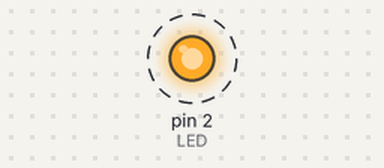
Bench run of a sketch on a simulated Arduino Uno, built with avr-gcc and run on an emulated ATmega328P. On the bench: output pins drawn as LEDs (lit = HIGH). Dashed ring = blinking.

Above: at 0.2 s.
Timing chart, 0 to 3.0 s (numbered marks = the images above):
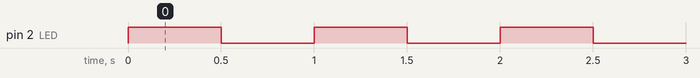

The sketch:

ParpadeoLed.ino
```cpp
int LED = 2;

void setup() {
  pinMode(LED, OUTPUT);
  digitalWrite(LED, LOW);
}

void loop() {
  //Se envían 5 volts al pin 2
  digitalWrite(LED,HIGH);
  //Durante medio segundo espera
  delay(500);
  digitalWrite(LED,LOW);
  delay(500);
  }
```

Measured:
- by itself, pin 2 (LED): alternates HIGH for 0.50 s and LOW for 0.50 s
